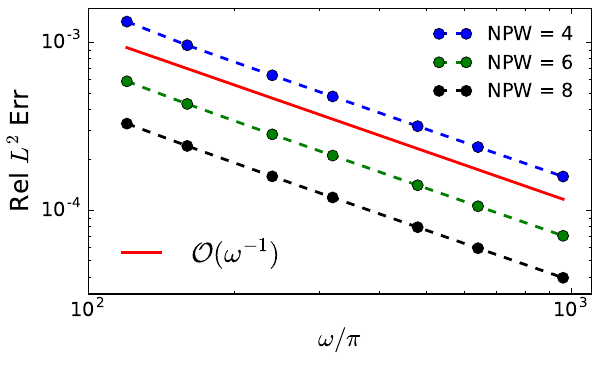

Generate this figure with Python:
import numpy as np
import math

omega = np.array([376.991118430775,
502.654824574367,
753.982236861550,
1005.30964914873,
1507.96447372310,
2010.61929829747,
3015.92894744620])

omega = omega/np.pi

err_NPW_4 = np.array([ 0.00132817027775784,
0.000960374998031966,
0.000635954223250241,
0.000475999785279841,
0.000316521866452413,
0.000237678129843111,
0.000158657388654266])


err_NPW_6 = np.array([ 0.000585886057149803,
0.000429387568819536,
0.000282937622168569,
0.000211563030284355,
0.000140782318030535,
0.000105538174280112,
7.03701258054529e-05])


err_NPW_8 = np.array([ 0.000327867785064894,
0.000241418322140888,
0.000159022720684501,
0.000119036836395143,
7.91748238310790e-05,
5.93587070008570e-05,
3.95715164048433e-05])



import matplotlib.pyplot as plt

golden = 1.61803398875
width = 6
height = width/golden



fig = plt.figure(figsize=(width, height))


p1, = plt.loglog(omega, err_NPW_4, label=r'NPW = 4',
        	color='b', linewidth=2, linestyle='--', marker='o', markersize=8.0, zorder=2)

p2, = plt.loglog(omega, err_NPW_6, label=r'NPW = 6', 
			color='g', linewidth=2, linestyle= '--', marker='o', markersize=8.0, zorder=2) 

p3, = plt.loglog(omega, err_NPW_8, label=r'NPW = 8', 
			color='k', linewidth=2, linestyle= '--', marker='o', markersize=8.0, zorder=2)

p4, = plt.loglog(omega, 0.7*err_NPW_4[0]/(omega/(omega[0])), label=r'$\mathcal{O}(\omega^{-1})$', 
			color='r', linewidth=2, linestyle= 'solid', markersize=8.0, zorder=2)

# p1, = plt.loglog(omega, err_NPW_4, label=r'$\Vert u_{\mathbf{d}_{ex}} - u_{ex}\Vert_{L^2(\Omega)}$',
#            color='g', linewidth=2, linestyle='--', marker='o', markersize=8.0, zorder=2)

# p2, = plt.loglog(omega, err_NPW_6, label=r'$\mathcal{O}(\omega^{-1})$', color='r', linewidth=2, 
# linestyle= '--', markersize=8.0, zorder=2)  # linestyle= 'solid'

# plt.loglog(N_x**2, N_x**2 / 4.0e4, label=r' ', color='white', linewidth=0.0)
first_legend = plt.legend(handles=[p1, p2, p3], loc=1, ncol=1, frameon=False, fontsize=14)
ax = plt.gca().add_artist(first_legend)
plt.legend(handles=[p4], loc=3, ncol=3, frameon=False, fontsize=20)

# plt.legend(loc=0, ncol=1, frameon=False, fontsize=26)

# plt.title('Exact Ray-FEM',fontsize=20)

plt.xlabel(r'$\omega/\pi$', fontsize=18)
plt.ylabel(r'Rel $L^2$ Err', fontsize=18)

plt.gca().tick_params(labelsize=14)

plt.autoscale(True, 'both', True)
# plt.xlim(0.9*omega[0], 1.1*omega[-1])
plt.xlim(100, 1100)
plt.ylim(0.8*err_NPW_8[-1], 1.2*err_NPW_4[0])
plt.tight_layout(pad=0.5)

fig.savefig('ex1_ExRay_ConvRate.pdf')
plt.show()

plt.close('all')



